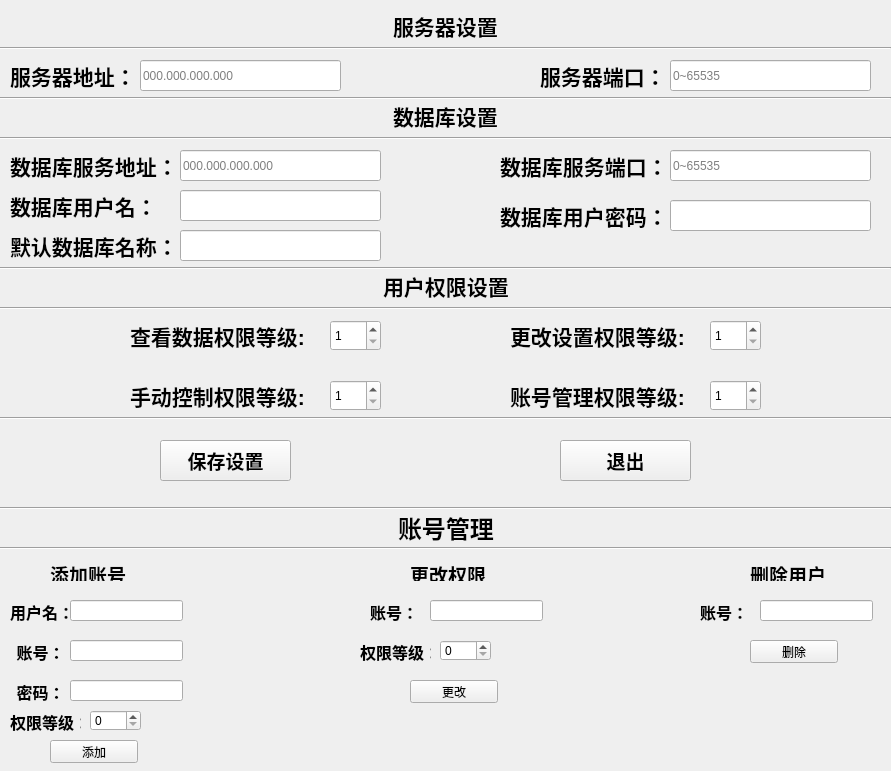
<?xml version="1.0" encoding="UTF-8"?>
<ui version="4.0">
 <class>setting_ui</class>
 <widget class="QWidget" name="setting_ui">
  <property name="geometry">
   <rect>
    <x>0</x>
    <y>0</y>
    <width>891</width>
    <height>771</height>
   </rect>
  </property>
  <property name="windowTitle">
   <string>系统设置</string>
  </property>
  <widget class="QLabel" name="label">
   <property name="geometry">
    <rect>
     <x>-19</x>
     <y>-6</y>
     <width>911</width>
     <height>781</height>
    </rect>
   </property>
   <property name="styleSheet">
    <string notr="true">background-image:url(:/new/setting.png);</string>
   </property>
   <property name="text">
    <string/>
   </property>
  </widget>
  <widget class="QLabel" name="label_2">
   <property name="geometry">
    <rect>
     <x>10</x>
     <y>60</y>
     <width>131</width>
     <height>31</height>
    </rect>
   </property>
   <property name="text">
    <string>&lt;html&gt;&lt;head/&gt;&lt;body&gt;&lt;p&gt;&lt;span style=&quot; font-size:16pt; font-weight:600;&quot;&gt;服务器地址：&lt;/span&gt;&lt;/p&gt;&lt;/body&gt;&lt;/html&gt;</string>
   </property>
  </widget>
  <widget class="QLineEdit" name="server_ip_text">
   <property name="geometry">
    <rect>
     <x>140</x>
     <y>60</y>
     <width>201</width>
     <height>31</height>
    </rect>
   </property>
   <property name="inputMask">
    <string/>
   </property>
   <property name="text">
    <string/>
   </property>
   <property name="echoMode">
    <enum>QLineEdit::Normal</enum>
   </property>
   <property name="cursorPosition">
    <number>0</number>
   </property>
   <property name="dragEnabled">
    <bool>false</bool>
   </property>
   <property name="placeholderText">
    <string>000.000.000.000</string>
   </property>
  </widget>
  <widget class="QLabel" name="label_3">
   <property name="geometry">
    <rect>
     <x>540</x>
     <y>60</y>
     <width>131</width>
     <height>31</height>
    </rect>
   </property>
   <property name="text">
    <string>&lt;html&gt;&lt;head/&gt;&lt;body&gt;&lt;p&gt;&lt;span style=&quot; font-size:16pt; font-weight:600;&quot;&gt;服务器端口：&lt;/span&gt;&lt;/p&gt;&lt;/body&gt;&lt;/html&gt;</string>
   </property>
  </widget>
  <widget class="QLineEdit" name="server_port_text">
   <property name="geometry">
    <rect>
     <x>670</x>
     <y>60</y>
     <width>201</width>
     <height>31</height>
    </rect>
   </property>
   <property name="inputMask">
    <string/>
   </property>
   <property name="text">
    <string/>
   </property>
   <property name="echoMode">
    <enum>QLineEdit::Normal</enum>
   </property>
   <property name="cursorPosition">
    <number>0</number>
   </property>
   <property name="dragEnabled">
    <bool>false</bool>
   </property>
   <property name="placeholderText">
    <string>0~65535</string>
   </property>
  </widget>
  <widget class="Line" name="line">
   <property name="geometry">
    <rect>
     <x>0</x>
     <y>40</y>
     <width>891</width>
     <height>16</height>
    </rect>
   </property>
   <property name="orientation">
    <enum>Qt::Horizontal</enum>
   </property>
  </widget>
  <widget class="QWidget" name="horizontalLayoutWidget">
   <property name="geometry">
    <rect>
     <x>0</x>
     <y>10</y>
     <width>891</width>
     <height>31</height>
    </rect>
   </property>
   <layout class="QHBoxLayout" name="horizontalLayout">
    <item>
     <spacer name="horizontalSpacer_2">
      <property name="orientation">
       <enum>Qt::Horizontal</enum>
      </property>
      <property name="sizeHint" stdset="0">
       <size>
        <width>40</width>
        <height>20</height>
       </size>
      </property>
     </spacer>
    </item>
    <item>
     <widget class="QLabel" name="label_4">
      <property name="text">
       <string>&lt;html&gt;&lt;head/&gt;&lt;body&gt;&lt;p&gt;&lt;span style=&quot; font-size:16pt; font-weight:600;&quot;&gt;服务器设置&lt;/span&gt;&lt;/p&gt;&lt;/body&gt;&lt;/html&gt;</string>
      </property>
     </widget>
    </item>
    <item>
     <spacer name="horizontalSpacer">
      <property name="orientation">
       <enum>Qt::Horizontal</enum>
      </property>
      <property name="sizeHint" stdset="0">
       <size>
        <width>40</width>
        <height>20</height>
       </size>
      </property>
     </spacer>
    </item>
   </layout>
  </widget>
  <widget class="Line" name="line_2">
   <property name="geometry">
    <rect>
     <x>0</x>
     <y>90</y>
     <width>891</width>
     <height>16</height>
    </rect>
   </property>
   <property name="orientation">
    <enum>Qt::Horizontal</enum>
   </property>
  </widget>
  <widget class="QWidget" name="horizontalLayoutWidget_2">
   <property name="geometry">
    <rect>
     <x>0</x>
     <y>100</y>
     <width>891</width>
     <height>31</height>
    </rect>
   </property>
   <layout class="QHBoxLayout" name="horizontalLayout_2">
    <item>
     <spacer name="horizontalSpacer_3">
      <property name="orientation">
       <enum>Qt::Horizontal</enum>
      </property>
      <property name="sizeHint" stdset="0">
       <size>
        <width>40</width>
        <height>20</height>
       </size>
      </property>
     </spacer>
    </item>
    <item>
     <widget class="QLabel" name="label_5">
      <property name="text">
       <string>&lt;html&gt;&lt;head/&gt;&lt;body&gt;&lt;p&gt;&lt;span style=&quot; font-size:16pt; font-weight:600;&quot;&gt;数据库设置&lt;/span&gt;&lt;/p&gt;&lt;/body&gt;&lt;/html&gt;</string>
      </property>
     </widget>
    </item>
    <item>
     <spacer name="horizontalSpacer_4">
      <property name="orientation">
       <enum>Qt::Horizontal</enum>
      </property>
      <property name="sizeHint" stdset="0">
       <size>
        <width>40</width>
        <height>20</height>
       </size>
      </property>
     </spacer>
    </item>
   </layout>
  </widget>
  <widget class="QLineEdit" name="db_ip_text">
   <property name="geometry">
    <rect>
     <x>180</x>
     <y>150</y>
     <width>201</width>
     <height>31</height>
    </rect>
   </property>
   <property name="inputMask">
    <string/>
   </property>
   <property name="text">
    <string/>
   </property>
   <property name="echoMode">
    <enum>QLineEdit::Normal</enum>
   </property>
   <property name="cursorPosition">
    <number>0</number>
   </property>
   <property name="dragEnabled">
    <bool>false</bool>
   </property>
   <property name="placeholderText">
    <string>000.000.000.000</string>
   </property>
  </widget>
  <widget class="QLabel" name="label_6">
   <property name="geometry">
    <rect>
     <x>10</x>
     <y>150</y>
     <width>171</width>
     <height>31</height>
    </rect>
   </property>
   <property name="text">
    <string>&lt;html&gt;&lt;head/&gt;&lt;body&gt;&lt;p&gt;&lt;span style=&quot; font-size:16pt; font-weight:600;&quot;&gt;数据库服务地址：&lt;/span&gt;&lt;/p&gt;&lt;/body&gt;&lt;/html&gt;</string>
   </property>
  </widget>
  <widget class="QLineEdit" name="db_port_text">
   <property name="geometry">
    <rect>
     <x>670</x>
     <y>150</y>
     <width>201</width>
     <height>31</height>
    </rect>
   </property>
   <property name="inputMask">
    <string/>
   </property>
   <property name="text">
    <string/>
   </property>
   <property name="echoMode">
    <enum>QLineEdit::Normal</enum>
   </property>
   <property name="cursorPosition">
    <number>0</number>
   </property>
   <property name="dragEnabled">
    <bool>false</bool>
   </property>
   <property name="placeholderText">
    <string>0~65535</string>
   </property>
  </widget>
  <widget class="QLabel" name="label_7">
   <property name="geometry">
    <rect>
     <x>500</x>
     <y>150</y>
     <width>171</width>
     <height>31</height>
    </rect>
   </property>
   <property name="text">
    <string>&lt;html&gt;&lt;head/&gt;&lt;body&gt;&lt;p&gt;&lt;span style=&quot; font-size:16pt; font-weight:600;&quot;&gt;数据库服务端口：&lt;/span&gt;&lt;/p&gt;&lt;/body&gt;&lt;/html&gt;</string>
   </property>
  </widget>
  <widget class="QLabel" name="label_8">
   <property name="geometry">
    <rect>
     <x>10</x>
     <y>190</y>
     <width>171</width>
     <height>31</height>
    </rect>
   </property>
   <property name="text">
    <string>&lt;html&gt;&lt;head/&gt;&lt;body&gt;&lt;p&gt;&lt;span style=&quot; font-size:16pt; font-weight:600;&quot;&gt;数据库用户名：&lt;/span&gt;&lt;/p&gt;&lt;/body&gt;&lt;/html&gt;</string>
   </property>
  </widget>
  <widget class="QLineEdit" name="db_user_text">
   <property name="geometry">
    <rect>
     <x>180</x>
     <y>190</y>
     <width>201</width>
     <height>31</height>
    </rect>
   </property>
   <property name="inputMask">
    <string/>
   </property>
   <property name="text">
    <string/>
   </property>
   <property name="echoMode">
    <enum>QLineEdit::Normal</enum>
   </property>
   <property name="cursorPosition">
    <number>0</number>
   </property>
   <property name="dragEnabled">
    <bool>false</bool>
   </property>
   <property name="placeholderText">
    <string/>
   </property>
  </widget>
  <widget class="QLabel" name="label_9">
   <property name="geometry">
    <rect>
     <x>500</x>
     <y>200</y>
     <width>171</width>
     <height>31</height>
    </rect>
   </property>
   <property name="text">
    <string>&lt;html&gt;&lt;head/&gt;&lt;body&gt;&lt;p&gt;&lt;span style=&quot; font-size:16pt; font-weight:600;&quot;&gt;数据库用户密码：&lt;/span&gt;&lt;/p&gt;&lt;/body&gt;&lt;/html&gt;</string>
   </property>
  </widget>
  <widget class="QLineEdit" name="db_psw_text">
   <property name="geometry">
    <rect>
     <x>670</x>
     <y>200</y>
     <width>201</width>
     <height>31</height>
    </rect>
   </property>
   <property name="inputMask">
    <string/>
   </property>
   <property name="text">
    <string/>
   </property>
   <property name="echoMode">
    <enum>QLineEdit::Password</enum>
   </property>
   <property name="cursorPosition">
    <number>0</number>
   </property>
   <property name="dragEnabled">
    <bool>false</bool>
   </property>
   <property name="placeholderText">
    <string/>
   </property>
  </widget>
  <widget class="QLineEdit" name="db_name_text">
   <property name="geometry">
    <rect>
     <x>180</x>
     <y>230</y>
     <width>201</width>
     <height>31</height>
    </rect>
   </property>
   <property name="inputMask">
    <string/>
   </property>
   <property name="text">
    <string/>
   </property>
   <property name="echoMode">
    <enum>QLineEdit::Normal</enum>
   </property>
   <property name="cursorPosition">
    <number>0</number>
   </property>
   <property name="dragEnabled">
    <bool>false</bool>
   </property>
   <property name="placeholderText">
    <string/>
   </property>
  </widget>
  <widget class="QLabel" name="label_10">
   <property name="geometry">
    <rect>
     <x>10</x>
     <y>230</y>
     <width>171</width>
     <height>31</height>
    </rect>
   </property>
   <property name="text">
    <string>&lt;html&gt;&lt;head/&gt;&lt;body&gt;&lt;p&gt;&lt;span style=&quot; font-size:16pt; font-weight:600;&quot;&gt;默认数据库名称：&lt;/span&gt;&lt;/p&gt;&lt;/body&gt;&lt;/html&gt;</string>
   </property>
  </widget>
  <widget class="Line" name="line_3">
   <property name="geometry">
    <rect>
     <x>0</x>
     <y>260</y>
     <width>891</width>
     <height>16</height>
    </rect>
   </property>
   <property name="orientation">
    <enum>Qt::Horizontal</enum>
   </property>
  </widget>
  <widget class="QWidget" name="horizontalLayoutWidget_3">
   <property name="geometry">
    <rect>
     <x>0</x>
     <y>270</y>
     <width>891</width>
     <height>31</height>
    </rect>
   </property>
   <layout class="QHBoxLayout" name="horizontalLayout_3">
    <item>
     <spacer name="horizontalSpacer_5">
      <property name="orientation">
       <enum>Qt::Horizontal</enum>
      </property>
      <property name="sizeHint" stdset="0">
       <size>
        <width>40</width>
        <height>20</height>
       </size>
      </property>
     </spacer>
    </item>
    <item>
     <widget class="QLabel" name="label_11">
      <property name="text">
       <string>&lt;html&gt;&lt;head/&gt;&lt;body&gt;&lt;p&gt;&lt;span style=&quot; font-size:16pt; font-weight:600;&quot;&gt;用户权限设置&lt;/span&gt;&lt;/p&gt;&lt;/body&gt;&lt;/html&gt;</string>
      </property>
     </widget>
    </item>
    <item>
     <spacer name="horizontalSpacer_6">
      <property name="orientation">
       <enum>Qt::Horizontal</enum>
      </property>
      <property name="sizeHint" stdset="0">
       <size>
        <width>40</width>
        <height>20</height>
       </size>
      </property>
     </spacer>
    </item>
   </layout>
  </widget>
  <widget class="Line" name="line_4">
   <property name="geometry">
    <rect>
     <x>0</x>
     <y>300</y>
     <width>891</width>
     <height>16</height>
    </rect>
   </property>
   <property name="orientation">
    <enum>Qt::Horizontal</enum>
   </property>
  </widget>
  <widget class="Line" name="line_5">
   <property name="geometry">
    <rect>
     <x>0</x>
     <y>130</y>
     <width>891</width>
     <height>16</height>
    </rect>
   </property>
   <property name="orientation">
    <enum>Qt::Horizontal</enum>
   </property>
  </widget>
  <widget class="QLabel" name="label_12">
   <property name="geometry">
    <rect>
     <x>130</x>
     <y>320</y>
     <width>191</width>
     <height>31</height>
    </rect>
   </property>
   <property name="text">
    <string>&lt;html&gt;&lt;head/&gt;&lt;body&gt;&lt;p&gt;&lt;span style=&quot; font-size:16pt; font-weight:600;&quot;&gt;查看数据权限等级:&lt;/span&gt;&lt;/p&gt;&lt;/body&gt;&lt;/html&gt;</string>
   </property>
  </widget>
  <widget class="QSpinBox" name="data_spinBox">
   <property name="geometry">
    <rect>
     <x>330</x>
     <y>320</y>
     <width>51</width>
     <height>31</height>
    </rect>
   </property>
   <property name="minimum">
    <number>1</number>
   </property>
   <property name="maximum">
    <number>3</number>
   </property>
  </widget>
  <widget class="QLabel" name="label_13">
   <property name="geometry">
    <rect>
     <x>130</x>
     <y>380</y>
     <width>191</width>
     <height>31</height>
    </rect>
   </property>
   <property name="text">
    <string>&lt;html&gt;&lt;head/&gt;&lt;body&gt;&lt;p&gt;&lt;span style=&quot; font-size:16pt; font-weight:600;&quot;&gt;手动控制权限等级:&lt;/span&gt;&lt;/p&gt;&lt;/body&gt;&lt;/html&gt;</string>
   </property>
  </widget>
  <widget class="QSpinBox" name="control_spinBox">
   <property name="geometry">
    <rect>
     <x>330</x>
     <y>380</y>
     <width>51</width>
     <height>31</height>
    </rect>
   </property>
   <property name="minimum">
    <number>1</number>
   </property>
   <property name="maximum">
    <number>3</number>
   </property>
  </widget>
  <widget class="QLabel" name="label_14">
   <property name="geometry">
    <rect>
     <x>510</x>
     <y>320</y>
     <width>191</width>
     <height>31</height>
    </rect>
   </property>
   <property name="text">
    <string>&lt;html&gt;&lt;head/&gt;&lt;body&gt;&lt;p&gt;&lt;span style=&quot; font-size:16pt; font-weight:600;&quot;&gt;更改设置权限等级:&lt;/span&gt;&lt;/p&gt;&lt;/body&gt;&lt;/html&gt;</string>
   </property>
  </widget>
  <widget class="QSpinBox" name="setting_spinBox">
   <property name="geometry">
    <rect>
     <x>710</x>
     <y>320</y>
     <width>51</width>
     <height>31</height>
    </rect>
   </property>
   <property name="minimum">
    <number>1</number>
   </property>
   <property name="maximum">
    <number>3</number>
   </property>
  </widget>
  <widget class="QLabel" name="label_15">
   <property name="geometry">
    <rect>
     <x>510</x>
     <y>380</y>
     <width>191</width>
     <height>31</height>
    </rect>
   </property>
   <property name="text">
    <string>&lt;html&gt;&lt;head/&gt;&lt;body&gt;&lt;p&gt;&lt;span style=&quot; font-size:16pt; font-weight:600;&quot;&gt;账号管理权限等级:&lt;/span&gt;&lt;/p&gt;&lt;/body&gt;&lt;/html&gt;</string>
   </property>
  </widget>
  <widget class="QSpinBox" name="user_spinBox">
   <property name="geometry">
    <rect>
     <x>710</x>
     <y>380</y>
     <width>51</width>
     <height>31</height>
    </rect>
   </property>
   <property name="minimum">
    <number>1</number>
   </property>
   <property name="maximum">
    <number>3</number>
   </property>
  </widget>
  <widget class="QWidget" name="horizontalLayoutWidget_4">
   <property name="geometry">
    <rect>
     <x>0</x>
     <y>510</y>
     <width>891</width>
     <height>31</height>
    </rect>
   </property>
   <layout class="QHBoxLayout" name="horizontalLayout_4">
    <item>
     <spacer name="horizontalSpacer_7">
      <property name="orientation">
       <enum>Qt::Horizontal</enum>
      </property>
      <property name="sizeHint" stdset="0">
       <size>
        <width>40</width>
        <height>20</height>
       </size>
      </property>
     </spacer>
    </item>
    <item>
     <widget class="QLabel" name="label_16">
      <property name="text">
       <string>&lt;html&gt;&lt;head/&gt;&lt;body&gt;&lt;p&gt;&lt;span style=&quot; font-size:18pt; font-weight:600;&quot;&gt;账号管理&lt;/span&gt;&lt;/p&gt;&lt;/body&gt;&lt;/html&gt;</string>
      </property>
     </widget>
    </item>
    <item>
     <spacer name="horizontalSpacer_8">
      <property name="orientation">
       <enum>Qt::Horizontal</enum>
      </property>
      <property name="sizeHint" stdset="0">
       <size>
        <width>40</width>
        <height>20</height>
       </size>
      </property>
     </spacer>
    </item>
   </layout>
  </widget>
  <widget class="Line" name="line_6">
   <property name="geometry">
    <rect>
     <x>0</x>
     <y>500</y>
     <width>891</width>
     <height>16</height>
    </rect>
   </property>
   <property name="orientation">
    <enum>Qt::Horizontal</enum>
   </property>
  </widget>
  <widget class="Line" name="line_7">
   <property name="geometry">
    <rect>
     <x>0</x>
     <y>540</y>
     <width>891</width>
     <height>16</height>
    </rect>
   </property>
   <property name="orientation">
    <enum>Qt::Horizontal</enum>
   </property>
  </widget>
  <widget class="QLabel" name="label_17">
   <property name="geometry">
    <rect>
     <x>50</x>
     <y>560</y>
     <width>81</width>
     <height>21</height>
    </rect>
   </property>
   <property name="text">
    <string>&lt;html&gt;&lt;head/&gt;&lt;body&gt;&lt;p&gt;&lt;span style=&quot; font-size:14pt; font-weight:600;&quot;&gt;添加账号&lt;/span&gt;&lt;/p&gt;&lt;/body&gt;&lt;/html&gt;</string>
   </property>
  </widget>
  <widget class="QLabel" name="label_18">
   <property name="geometry">
    <rect>
     <x>10</x>
     <y>600</y>
     <width>61</width>
     <height>21</height>
    </rect>
   </property>
   <property name="text">
    <string>&lt;html&gt;&lt;head/&gt;&lt;body&gt;&lt;p&gt;&lt;span style=&quot; font-size:12pt; font-weight:600;&quot;&gt;用户名：&lt;/span&gt;&lt;/p&gt;&lt;/body&gt;&lt;/html&gt;</string>
   </property>
  </widget>
  <widget class="QLineEdit" name="user_text">
   <property name="geometry">
    <rect>
     <x>70</x>
     <y>600</y>
     <width>113</width>
     <height>21</height>
    </rect>
   </property>
   <property name="text">
    <string/>
   </property>
  </widget>
  <widget class="QLineEdit" name="acc_text">
   <property name="geometry">
    <rect>
     <x>70</x>
     <y>640</y>
     <width>113</width>
     <height>21</height>
    </rect>
   </property>
   <property name="text">
    <string/>
   </property>
  </widget>
  <widget class="QLabel" name="label_19">
   <property name="geometry">
    <rect>
     <x>10</x>
     <y>640</y>
     <width>61</width>
     <height>21</height>
    </rect>
   </property>
   <property name="text">
    <string>&lt;html&gt;&lt;head/&gt;&lt;body&gt;&lt;p align=&quot;center&quot;&gt;&lt;span style=&quot; font-size:12pt; font-weight:600;&quot;&gt;账号：&lt;/span&gt;&lt;/p&gt;&lt;/body&gt;&lt;/html&gt;</string>
   </property>
  </widget>
  <widget class="QLineEdit" name="psw_text">
   <property name="geometry">
    <rect>
     <x>70</x>
     <y>680</y>
     <width>113</width>
     <height>21</height>
    </rect>
   </property>
   <property name="text">
    <string/>
   </property>
  </widget>
  <widget class="QLabel" name="label_20">
   <property name="geometry">
    <rect>
     <x>10</x>
     <y>680</y>
     <width>61</width>
     <height>21</height>
    </rect>
   </property>
   <property name="text">
    <string>&lt;html&gt;&lt;head/&gt;&lt;body&gt;&lt;p align=&quot;center&quot;&gt;&lt;span style=&quot; font-size:12pt; font-weight:600;&quot;&gt;密码：&lt;/span&gt;&lt;/p&gt;&lt;/body&gt;&lt;/html&gt;</string>
   </property>
  </widget>
  <widget class="QPushButton" name="add_user_btn">
   <property name="geometry">
    <rect>
     <x>50</x>
     <y>740</y>
     <width>88</width>
     <height>23</height>
    </rect>
   </property>
   <property name="text">
    <string>添加</string>
   </property>
  </widget>
  <widget class="Line" name="line_8">
   <property name="geometry">
    <rect>
     <x>0</x>
     <y>410</y>
     <width>891</width>
     <height>16</height>
    </rect>
   </property>
   <property name="orientation">
    <enum>Qt::Horizontal</enum>
   </property>
  </widget>
  <widget class="QPushButton" name="save_btn">
   <property name="geometry">
    <rect>
     <x>160</x>
     <y>440</y>
     <width>131</width>
     <height>41</height>
    </rect>
   </property>
   <property name="font">
    <font>
     <family>Arial</family>
     <pointsize>14</pointsize>
     <weight>75</weight>
     <bold>true</bold>
    </font>
   </property>
   <property name="text">
    <string>保存设置</string>
   </property>
  </widget>
  <widget class="QLabel" name="label_21">
   <property name="geometry">
    <rect>
     <x>750</x>
     <y>560</y>
     <width>81</width>
     <height>21</height>
    </rect>
   </property>
   <property name="text">
    <string>&lt;html&gt;&lt;head/&gt;&lt;body&gt;&lt;p&gt;&lt;span style=&quot; font-size:14pt; font-weight:600;&quot;&gt;删除用户&lt;/span&gt;&lt;/p&gt;&lt;/body&gt;&lt;/html&gt;</string>
   </property>
  </widget>
  <widget class="QLineEdit" name="del_user_text">
   <property name="geometry">
    <rect>
     <x>760</x>
     <y>600</y>
     <width>113</width>
     <height>21</height>
    </rect>
   </property>
   <property name="text">
    <string/>
   </property>
  </widget>
  <widget class="QLabel" name="label_22">
   <property name="geometry">
    <rect>
     <x>700</x>
     <y>600</y>
     <width>61</width>
     <height>21</height>
    </rect>
   </property>
   <property name="text">
    <string>&lt;html&gt;&lt;head/&gt;&lt;body&gt;&lt;p&gt;&lt;span style=&quot; font-size:12pt; font-weight:600;&quot;&gt;账号：&lt;/span&gt;&lt;/p&gt;&lt;/body&gt;&lt;/html&gt;</string>
   </property>
  </widget>
  <widget class="QPushButton" name="del_user_btn">
   <property name="geometry">
    <rect>
     <x>750</x>
     <y>640</y>
     <width>88</width>
     <height>23</height>
    </rect>
   </property>
   <property name="text">
    <string>删除</string>
   </property>
  </widget>
  <widget class="QLabel" name="label_23">
   <property name="geometry">
    <rect>
     <x>410</x>
     <y>560</y>
     <width>81</width>
     <height>21</height>
    </rect>
   </property>
   <property name="text">
    <string>&lt;html&gt;&lt;head/&gt;&lt;body&gt;&lt;p&gt;&lt;span style=&quot; font-size:14pt; font-weight:600;&quot;&gt;更改权限&lt;/span&gt;&lt;/p&gt;&lt;/body&gt;&lt;/html&gt;</string>
   </property>
  </widget>
  <widget class="QLabel" name="label_24">
   <property name="geometry">
    <rect>
     <x>370</x>
     <y>600</y>
     <width>61</width>
     <height>21</height>
    </rect>
   </property>
   <property name="text">
    <string>&lt;html&gt;&lt;head/&gt;&lt;body&gt;&lt;p&gt;&lt;span style=&quot; font-size:12pt; font-weight:600;&quot;&gt;账号：&lt;/span&gt;&lt;/p&gt;&lt;/body&gt;&lt;/html&gt;</string>
   </property>
  </widget>
  <widget class="QLineEdit" name="change_userp_text">
   <property name="geometry">
    <rect>
     <x>430</x>
     <y>600</y>
     <width>113</width>
     <height>21</height>
    </rect>
   </property>
   <property name="text">
    <string/>
   </property>
  </widget>
  <widget class="QLabel" name="label_25">
   <property name="geometry">
    <rect>
     <x>360</x>
     <y>640</y>
     <width>71</width>
     <height>21</height>
    </rect>
   </property>
   <property name="text">
    <string>&lt;html&gt;&lt;head/&gt;&lt;body&gt;&lt;p align=&quot;center&quot;&gt;&lt;span style=&quot; font-size:12pt; font-weight:600;&quot;&gt;权限等级：&lt;/span&gt;&lt;/p&gt;&lt;/body&gt;&lt;/html&gt;</string>
   </property>
  </widget>
  <widget class="QSpinBox" name="change_userp_spinBox">
   <property name="geometry">
    <rect>
     <x>440</x>
     <y>640</y>
     <width>51</width>
     <height>21</height>
    </rect>
   </property>
   <property name="minimum">
    <number>0</number>
   </property>
   <property name="maximum">
    <number>3</number>
   </property>
  </widget>
  <widget class="QPushButton" name="change_userp_btn">
   <property name="geometry">
    <rect>
     <x>410</x>
     <y>680</y>
     <width>88</width>
     <height>23</height>
    </rect>
   </property>
   <property name="text">
    <string>更改</string>
   </property>
  </widget>
  <widget class="QPushButton" name="exit_btn">
   <property name="geometry">
    <rect>
     <x>560</x>
     <y>440</y>
     <width>131</width>
     <height>41</height>
    </rect>
   </property>
   <property name="font">
    <font>
     <family>Arial</family>
     <pointsize>14</pointsize>
     <weight>75</weight>
     <bold>true</bold>
    </font>
   </property>
   <property name="text">
    <string>退出</string>
   </property>
  </widget>
  <widget class="QLabel" name="label_26">
   <property name="geometry">
    <rect>
     <x>10</x>
     <y>710</y>
     <width>71</width>
     <height>21</height>
    </rect>
   </property>
   <property name="text">
    <string>&lt;html&gt;&lt;head/&gt;&lt;body&gt;&lt;p align=&quot;center&quot;&gt;&lt;span style=&quot; font-size:12pt; font-weight:600;&quot;&gt;权限等级：&lt;/span&gt;&lt;/p&gt;&lt;/body&gt;&lt;/html&gt;</string>
   </property>
  </widget>
  <widget class="QSpinBox" name="add_userp_spinBox">
   <property name="geometry">
    <rect>
     <x>90</x>
     <y>710</y>
     <width>51</width>
     <height>21</height>
    </rect>
   </property>
   <property name="minimum">
    <number>0</number>
   </property>
   <property name="maximum">
    <number>3</number>
   </property>
  </widget>
 </widget>
 <resources>
  <include location="../Resource_files/photo.qrc"/>
 </resources>
 <connections/>
</ui>
